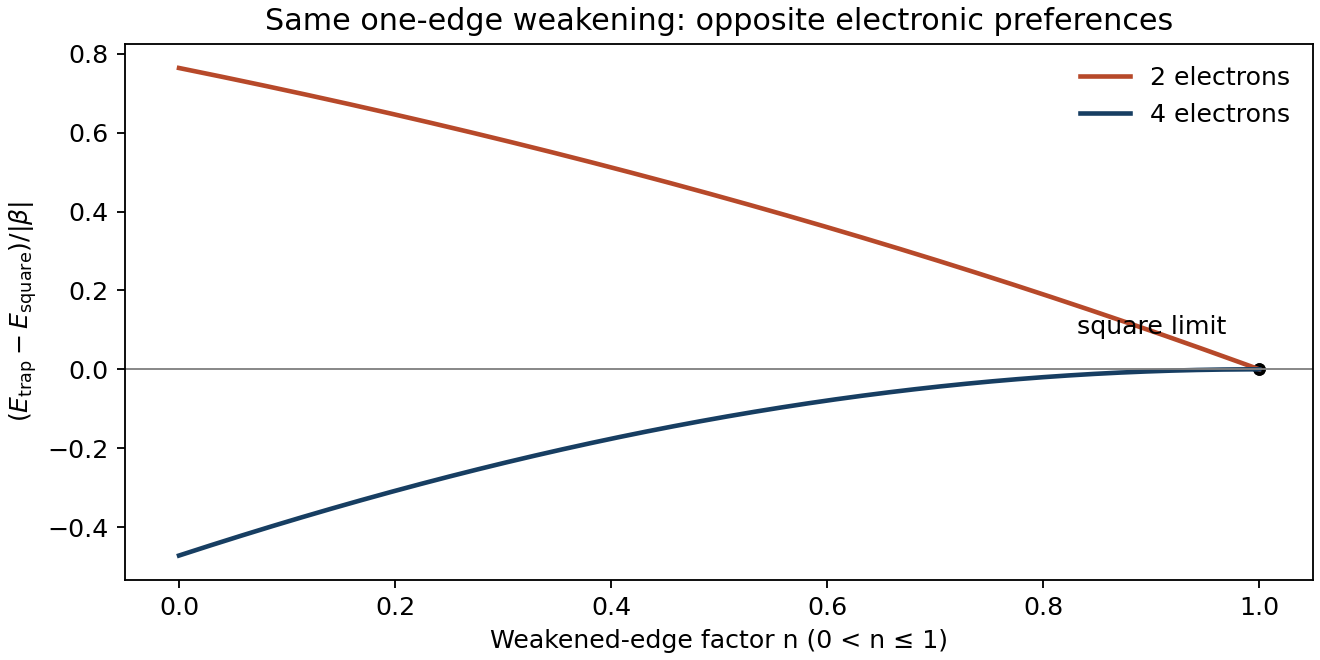

Reproduce this figure in Python.
"""Original analytic illustration. Tested with Python 3.14, NumPy and Matplotlib.
Run from the intended output directory; the PNG is written to the current directory.
"""
import numpy as np
import matplotlib
matplotlib.use("Agg")
import matplotlib.pyplot as plt
plt.rcParams.update({"font.size": 11, "figure.facecolor": "white", "savefig.facecolor": "white"})

n=np.linspace(0,1,801);D=np.sqrt((1-n)**2+4)
# Energies relative to each system's square value, in units |beta|.
d2=4-(n+1+D);d4=4-2*D
fig,ax=plt.subplots(figsize=(8,4),layout="constrained")
ax.plot(n,d2,color="#b7492a",lw=2,label="2 electrons")
ax.plot(n,d4,color="#173e62",lw=2,label="4 electrons")
ax.axhline(0,color=".5",lw=.8)
ax.scatter([1,1],[0,0],color="black",s=20)
ax.text(.97,.09,"square limit",ha="right")
ax.set(xlabel=r"Weakened-edge factor n (0 < n ≤ 1)",ylabel=r"$(E_{\rm trap}-E_{\rm square})/|\beta|$",title="Same one-edge weakening: opposite electronic preferences")
ax.legend(frameon=False)
fig.savefig("paper-2b-distortion-energies.png",dpi=165)
plt.close(fig)
